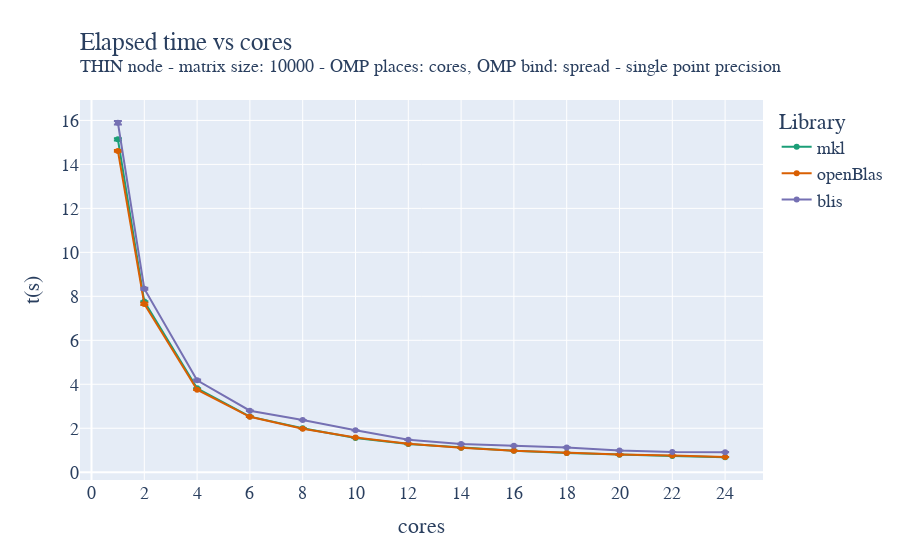

The notebook cell this image was saved under:
### Code cell
fig = go.Figure()

fig.add_trace(go.Scatter(x=mkl_float_avg["cores"]["mean"], y=mkl_float_avg["time"]["mean"], name='mkl',
                         error_y=dict(
                             type="data",
                             array=mkl_float_avg["time"]["std"],
                             visible=True)))
fig.add_trace(go.Scatter(x=oblas_float_avg["cores"]["mean"], y=oblas_float_avg["time"]["mean"], name='openBlas',
                         error_y=dict(
                             type="data",
                             array=oblas_float_avg["time"]["std"],
                             visible=True)))
fig.add_trace(go.Scatter(x=blis_float_avg["cores"]["mean"], y=blis_float_avg["time"]["mean"], name='blis',
                         error_y=dict(
                             type="data",
                             array=blis_float_avg["time"]["std"],
                             visible=True)))

fig.update_layout(
    title=go.layout.Title(
        text="Elapsed time vs cores<br><sup>THIN node - matrix size: 10000 - OMP places: cores, OMP bind: spread - single point precision</sup>",
        xref="paper",
        x=0,
    ),
    xaxis_title="cores",
    xaxis = dict(
        tickmode = 'linear',
        tick0 = '0',
        dtick = '2'
    ),
    yaxis_title="t(s)",
    legend_title="Library",
    font=dict(
        family="Courier New, monospace",
        size=18,
    ),
    colorway=["#1b9e77","#d95f02", "#7570b3"]
)
fig.show()
fig.write_image("/home/andres/hpc/Foundations_of_HPC_2022/Assignment/my_assignment/report/images/fixed_size_thin_float_time_spread.pdf", height=500, width=1000)

### Figure 1 — Plotly figure (JSON) as saved in the notebook; plotly's stock layout.template omitted (floating-point values rounded to 4 significant figures)
{"data": [{"error_y": {"array": [0.04872, 0.009856, 0.006201, 0.003844, 0.00634, 0.002594, 0.001169, 0.0007423, 0.000942, 0.001179, 0.0009103, 0.0008628, 0.0007712], "type": "data", "visible": true}, "name": "mkl", "type": "scatter", "x": [1, 2, 4, 6, 8, 10, 12, 14, 16, 18, 20, 22, 24], "y": [15.14, 7.761, 3.814, 2.529, 2.0, 1.556, 1.279, 1.118, 0.9802, 0.8794, 0.8003, 0.7352, 0.6812]}, {"error_y": {"array": [0.04197, 0.04959, 0.01057, 0.008395, 0.007869, 0.002639, 0.002913, 0.003381, 0.004224, 0.000929, 0.005536, 0.003373, 0.002412], "type": "data", "visible": true}, "name": "openBlas", "type": "scatter", "x": [1, 2, 4, 6, 8, 10, 12, 14, 16, 18, 20, 22, 24], "y": [14.62, 7.654, 3.755, 2.522, 1.981, 1.581, 1.299, 1.118, 0.9776, 0.8739, 0.8043, 0.7575, 0.6947]}, {"error_y": {"array": [0.081, 0.04612, 0.03927, 0.01234, 0.006239, 0.005768, 0.005357, 0.01166, 0.003742, 0.005464, 0.003275, 0.001956, 0.002504], "type": "data", "visible": true}, "name": "blis", "type": "scatter", "x": [1, 2, 4, 6, 8, 10, 12, 14, 16, 18, 20, 22, 24], "y": [15.89, 8.345, 4.178, 2.798, 2.374, 1.905, 1.473, 1.286, 1.201, 1.125, 0.9894, 0.9188, 0.9126]}], "layout": {"colorway": ["#1b9e77", "#d95f02", "#7570b3"], "font": {"family": "Courier New, monospace", "size": 18}, "legend": {"title": {"text": "Library"}}, "title": {"text": "Elapsed time vs cores<br><sup>THIN node - matrix size: 10000 - OMP places: cores, OMP bind: spread - single point precision</sup>", "x": 0, "xref": "paper"}, "xaxis": {"dtick": "2", "tick0": "0", "tickmode": "linear", "title": {"text": "cores"}}, "yaxis": {"title": {"text": "t(s)"}}}}
